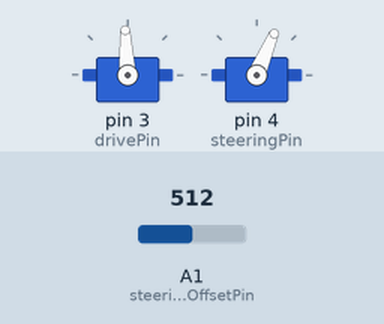
Recording of a sketch running on a simulated Arduino Uno, built with avr-gcc and run on an emulated ATmega328P. Shown: 2 × servo. The inputs (shaded band) are chosen by the test bench; at power-on: A1 (steeringOffsetPin) = 512.

Above: at 1.2 s.
1.3 s: A1 (steeringOffsetPin) set to 716
At 2.1 s:
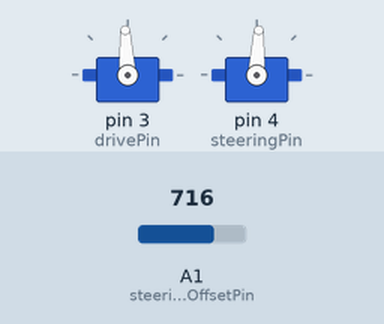
2.8 s: A1 (steeringOffsetPin) set to 900
At 3.3 s:
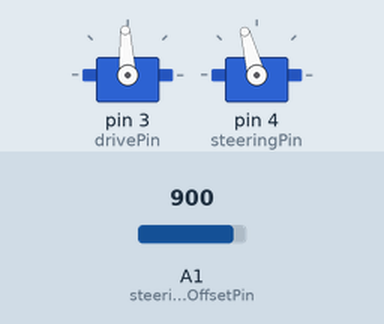
4.3 s: A1 (steeringOffsetPin) set to 306
At 5.5 s:
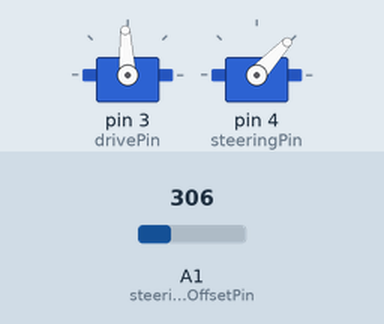
5.8 s: A1 (steeringOffsetPin) set to 0
At 6.8 s:
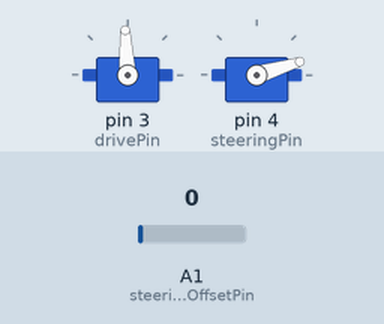
7.3 s: A1 (steeringOffsetPin) set to 511
At 7.9 s:
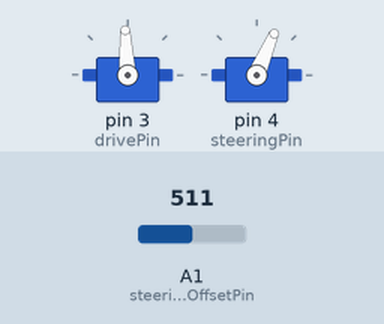
Timing chart, 0 to 9.8 s (numbered marks = the images above; inputs shaded):
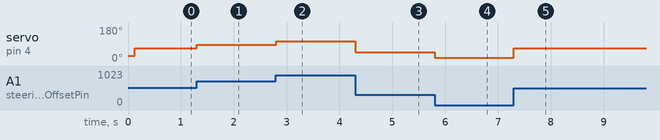

The sketch:

Tractor_code.ino
```cpp
#include <SoftwareSerial.h>
SoftwareSerial      xbee(2,3);
char message[2];

bool circle_status=false;
bool triangle_status=false;
bool square_status=false;
bool x_status=false;

int LeftDrive = 9 ;
int RightDrive= 8;


#include <Servo.h>

#define TX_INTERVAL 25

#define commTimeout 125 //ms

#define STEERING_MIN 620 //20
#define STEERING_MAX 1650 //120

#define steeringOffsetPin A1
#define steeringPin 4
#define drivePin 3

Servo steering,drive;
int steeringOffset;
int steeringPos;
int steeringCalc;
float sFactorMin;
float sFactorMax;
int drivePos;
int driveCalc;

byte aux, rev,brake;

unsigned long timeout;

double old_tx;

boolean datastart=false;
int bytecount=0;
byte filter[] ={0b10101010,0b01100110,0b10101010};
byte filtere[]={0b11111110,0b01111110,0b01111111};
byte inbuff[3],databuff[20];


void initializePins(){
   drive.attach(drivePin);
   steering.attach(steeringPin);
}


void setup()
{
  initializePins();
  xbee.begin(115200);
  Serial.begin(115200);

}

void loop(){
  getInputs();
  checkTimeout();
  calcSteering();
  calcDrive();
  setOutputs();
  sendData();
  }

void checkcommand(String cm , int value)
 {

   if(cm == "L1"){
    }
   else if (cm == "L2"){
    }
   else if (cm == "R1"){
    }
   else if (cm == "R2"){
    }
   else if (cm == "T"){
    }
   else if (cm == "S"){
    }
   else if (cm == "C"){
    }
   else if (cm == "O"){
    }
   else if (cm == "LHX"){
    }
   else if (cm == "LHY"){
    }
   else if (cm == "RHX"){
    }
   else if (cm == "RHY"){
    }


 }


void checkTimeout(){
  if(millis()>timeout+commTimeout){
    drivePos=0;
    brake=0;
    steeringPos=127;
  }
}

void sendData(){
  if(millis()>=(old_tx+TX_INTERVAL)){
    xbee.print("tick");
    old_tx=millis();
  }
}

void getInputs(){
  byte c;
  if(xbee.available())
    c=xbee.read();

  if(datastart){
    databuff[bytecount++]=c;
    if(bytecount>=7){
      datastart=false;
      if(databuff[3]==filtere[0]&&databuff[4]==filtere[1]&&databuff[5]==filtere[2]){
        timeout=millis();
        steeringPos=databuff[0];
        drivePos=databuff[1];
        aux=databuff[2];
        rev=aux&0b10000000;
        brake=aux&0b01000000;
      }
    }
  }

  inbuff[0]=inbuff[1];
  inbuff[1]=inbuff[2];
  inbuff[2]=c;
  if(filter[0]==inbuff[0]&&filter[1]==inbuff[1]&&filter[2]==inbuff[2]){
    datastart=true;
    bytecount=0;
  }
}

void calcSteering(){
  steeringOffset=analogRead(steeringOffsetPin)+725;
  sFactorMin=(float(STEERING_MAX-STEERING_MIN)/2.0)/(steeringOffset-STEERING_MIN);
  sFactorMax=(float(STEERING_MAX-STEERING_MIN)/2.0)/(STEERING_MAX-steeringOffset);
  steeringCalc=(steeringOffset+(map(steeringPos,0,255,-0.5*(STEERING_MAX-STEERING_MIN),0.5*(STEERING_MAX-STEERING_MIN))/((steeringPos<=127)? sFactorMax:sFactorMin)));
  steeringCalc=min(STEERING_MAX,max(STEERING_MIN,steeringCalc));
  //Serial.print(steeringCalc);
  //Serial.print("   ");
}

void calcDrive(){
  driveCalc=1500+(map(drivePos,0,255,0,500)*((rev)?-1:1));
  if(brake)
    driveCalc=1400;
  //Serial.println(driveCalc);
}

void setOutputs(){
  //steering.write(steeringCalc);
  steering.writeMicroseconds(steeringCalc);
  drive.writeMicroseconds(driveCalc);
}
```

Measured:
- after the input at 1.3 s, servo on pin 4 (steeringPin): 67° → 87° at once
- after the input at 2.8 s, servo on pin 4 (steeringPin): 87° → 105° at once
- after the input at 4.3 s, servo on pin 4 (steeringPin): 105° → 47° at once
- after the input at 5.8 s, servo on pin 4 (steeringPin): 47° → 17° at once
- after the input at 7.3 s, servo on pin 4 (steeringPin): 17° → 67° at once
